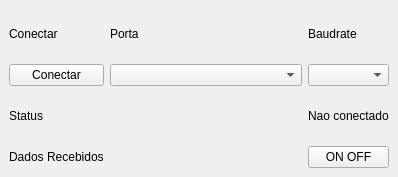
<?xml version="1.0" encoding="UTF-8"?>
<ui version="4.0">
 <class>MainWindow</class>
 <widget class="QMainWindow" name="MainWindow">
  <property name="geometry">
   <rect>
    <x>0</x>
    <y>0</y>
    <width>398</width>
    <height>177</height>
   </rect>
  </property>
  <property name="windowTitle">
   <string>MainWindow</string>
  </property>
  <widget class="QWidget" name="centralwidget">
   <layout class="QGridLayout" name="gridLayout_5">
    <item row="0" column="0">
     <layout class="QVBoxLayout" name="verticalLayout_2">
      <item>
       <layout class="QVBoxLayout" name="verticalLayout">
        <item>
         <layout class="QGridLayout" name="gridLayout">
          <item row="1" column="2">
           <widget class="QComboBox" name="comboBox_baud"/>
          </item>
          <item row="0" column="2">
           <layout class="QGridLayout" name="gridLayout_3">
            <item row="0" column="0">
             <widget class="QLabel" name="label_baudrate">
              <property name="text">
               <string>Baudrate</string>
              </property>
             </widget>
            </item>
           </layout>
          </item>
          <item row="3" column="1">
           <spacer name="horizontalSpacer">
            <property name="orientation">
             <enum>Qt::Horizontal</enum>
            </property>
            <property name="sizeHint" stdset="0">
             <size>
              <width>40</width>
              <height>20</height>
             </size>
            </property>
           </spacer>
          </item>
          <item row="1" column="1">
           <widget class="QComboBox" name="comboBox_port"/>
          </item>
          <item row="0" column="1">
           <layout class="QGridLayout" name="gridLayout_2">
            <item row="0" column="0">
             <widget class="QLabel" name="label_port">
              <property name="text">
               <string>Porta</string>
              </property>
             </widget>
            </item>
           </layout>
          </item>
          <item row="3" column="2">
           <layout class="QGridLayout" name="gridLayout_4">
            <item row="0" column="2">
             <widget class="QLabel" name="label_status">
              <property name="text">
               <string>Nao conectado</string>
              </property>
             </widget>
            </item>
           </layout>
          </item>
          <item row="1" column="0">
           <widget class="QPushButton" name="pushButton_connect">
            <property name="text">
             <string>Conectar</string>
            </property>
           </widget>
          </item>
          <item row="0" column="0">
           <widget class="QLabel" name="label_conectar">
            <property name="text">
             <string>Conectar</string>
            </property>
           </widget>
          </item>
          <item row="3" column="0">
           <widget class="QLabel" name="label_info">
            <property name="text">
             <string>Status</string>
            </property>
           </widget>
          </item>
          <item row="4" column="0">
           <widget class="QLabel" name="label_dadosRecebidos">
            <property name="text">
             <string>Dados Recebidos</string>
            </property>
           </widget>
          </item>
          <item row="4" column="2">
           <widget class="QPushButton" name="pushButton_onoff">
            <property name="text">
             <string>ON OFF</string>
            </property>
           </widget>
          </item>
         </layout>
        </item>
       </layout>
      </item>
     </layout>
    </item>
   </layout>
  </widget>
 </widget>
 <resources/>
 <connections/>
</ui>
